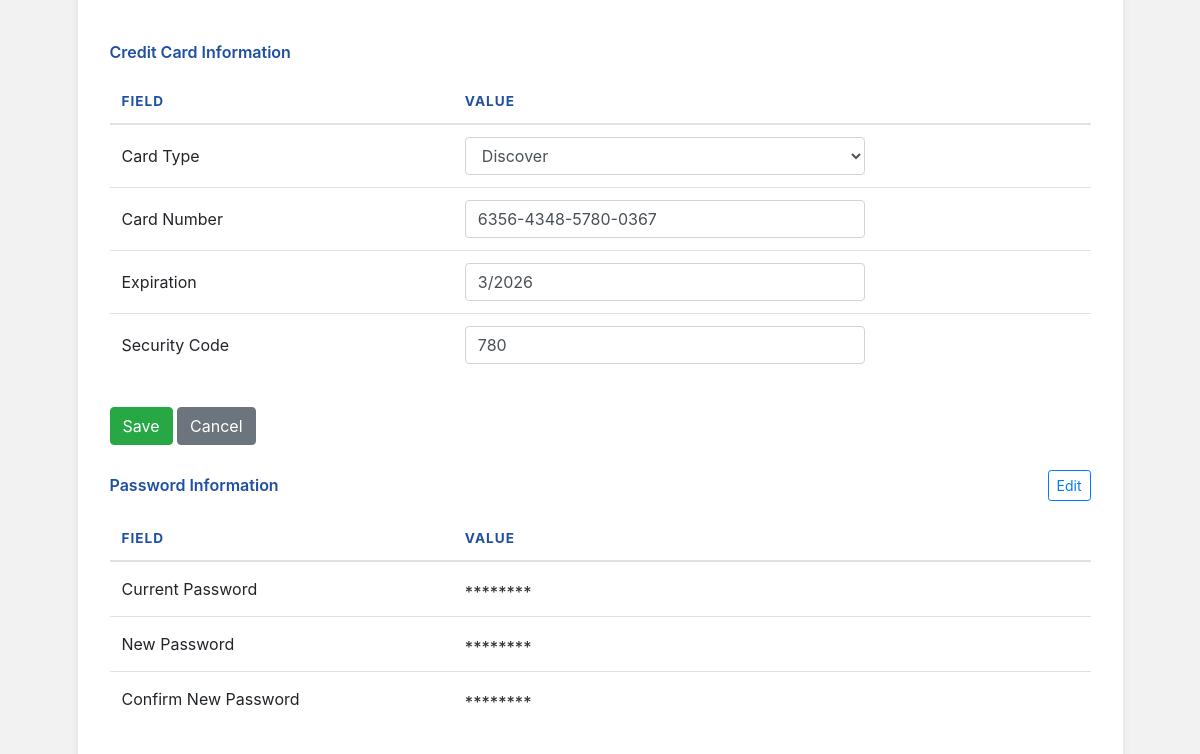
Before: /profile?edit=card (signed in, lower part) with the older database file.
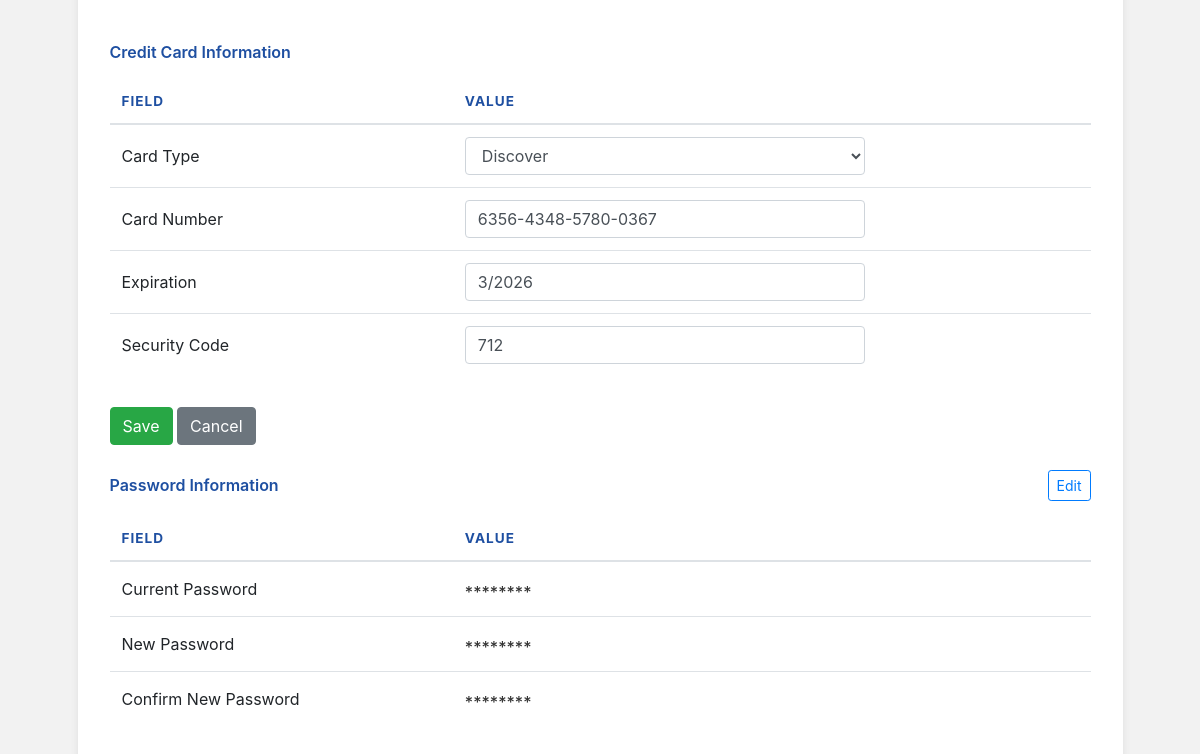
After: the same page with the newer database file.
### tables this page shows
CREATE TABLE Credit_Cards (
    credit_card_num TEXT PRIMARY KEY,
    card_type TEXT NOT NULL, --'Visa', 'Master', 'Discover'
    expire_month INTEGER NOT NULL CHECK (expire_month BETWEEN 1 AND 12),
    expire_year INTEGER NOT NULL,
    security_code TEXT NOT NULL,
    Owner_email TEXT NOT NULL,
    FOREIGN KEY (Owner_email) REFERENCES Users(email)
        ON UPDATE CASCADE
        ON DELETE CASCADE
);

### app.py (the view)
@app.route('/profile', methods=['GET'])
def profile():
    user_email = session.get('email')
    if not user_email:
        return redirect(url_for('authenticate'))
    edit = request.args.get("edit")
    message = request.args.get("message")
    edit_basic = edit == "basic"
    edit_address = edit == "address"
    edit_card = edit == "card"
    edit_password = edit == "password"
    connection = get_connection()
    connection.row_factory = sql.Row
    cursor = connection.cursor()
    cursor.execute("""
        SELECT
            B.email,
            B.first_name,
            B.last_name,
            B.age,
            B.major,
            (A.street_num || ' ' || A.street_name) AS street,
            A.zipcode AS zipcode,
            C.card_type AS card_type,
            C.credit_card_num AS card_number,
            (C.expire_month || '/' || C.expire_year) AS card_exp,
            C.security_code AS security_code
        FROM Bidders B
        LEFT JOIN Address A
            ON B.home_address_id = A.address_id
        LEFT JOIN Credit_Cards C
            ON B.email = C.Owner_email
        WHERE B.email = ?
    """, (user_email,))
    user = cursor.fetchone()
    if user:
        user = dict(user)
        card_number = user.get('card_number')
        if card_number:
            card_number = str(card_number)
            if len(card_number) > 4:
                user['masked_card_number'] = '*' * (len(card_number) - 4) + card_number[-4:]
            else:
                user['masked_card_number'] = card_number
        else:
            user['masked_card_number'] = None
        security_code = user.get('security_code')
        if security_code:
            security_code = str(security_code)
            user['masked_security_code'] = '*' * len(security_code)
        else:
            user['masked_security_code'] = None
    print("DEBUG user =", dict(user) if user else None)
    connection.close()
    return render_template(
        'profile.html',
        user=user,
        edit_basic=edit_basic,
        edit_address=edit_address,
        edit_card=edit_card,
        edit_password=edit_password,
        message=message
    )

### app.py (called while the page is built)
def get_connection():
    conn = sql.connect(DB_NAME)
    return conn

### templates/profile.html (shortened to what the changed rows need)
<!DOCTYPE html>
<html lang="en">
<head>
    <link rel="stylesheet"
          href="https://stackpath.bootstrapcdn.com/bootstrap/4.4.1/css/bootstrap.min.css"
>
    <link rel="stylesheet"
          href="https://cdnjs.cloudflare.com/ajax/libs/font-awesome/6.5.0/css/all.min.css">
</head>
<body>
<div class="container">
    <div class="row justify-content-center">
        <div class="col-md-11 dashboard-card">
            <form method="POST" action="/profile/update_card">
                <div class="table-responsive">
                    <table class="table table-hover profile-table">
                        <thead>
                        <tr>
                            <th style="width: 35%;">Field</th>
                            <th style="width: 65%;">Value</th>
                        </tr>
                        </thead>
                        <tbody>
                        <tr>
                            <td>
                                {% if edit_card %}
                                    <select class="form-control form-control-sm-custom" name="card_type">
                                        <option value="Discover" {% if user and user['card_type'] == 'Discover' %}selected{% endif %}>Discover</option>
                                    </select>
                                {% else %}
                                    <div class="readonly-value">
                                        {{ user['card_type'] if user and user['card_type'] else 'N/A' }}
                                    </div>
                                {% endif %}
                            </td>
                        </tr>
                        <tr>
                            <td>
                                {% if edit_card %}
                                    <input type="text"
                                           class="form-control form-control-sm-custom"
                                           name="card_number"
                                           value="{{ user['card_number'] if user and user['card_number'] else '' }}">
                                {% else %}
                                    <div class="readonly-value">
                                        {{ user['masked_card_number'] if user and user['masked_card_number'] else 'N/A' }}
                                    </div>
                                {% endif %}
                            </td>
                        </tr>
                        <tr>
                            <td>
                                {% if edit_card %}
                                    <input type="text"
                                           class="form-control form-control-sm-custom"
                                           name="security_code"
                                           value="{{ user['security_code'] if user and user['security_code'] else '' }}">
                                {% else %}
                                    <div class="readonly-value">
                                        {{ user['masked_security_code'] if user and user['masked_security_code'] else 'N/A' }}
                                    </div>
                                {% endif %}
                            </td>
                        </tr>
                        </tbody>
                    </table>
                </div>
            </form>
            <form method="POST" action="/profile/update_password">
                <div class="table-responsive mb-4">
                    <table class="table table-hover profile-table">
                        <thead>
                        <tr>
                            <th style="width: 35%;">Field</th>
                            <th style="width: 65%;">Value</th>
                        </tr>
                        </thead>
                    </table>
                </div>
            </form>
        </div>
    </div>
</div>
</body>
</html>

Changed rows visible on the page:
changed Credit_Cards "Discover": security_code "780" → "712"
